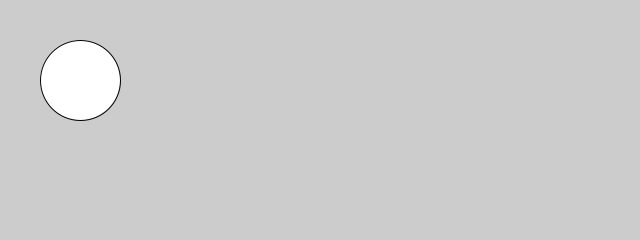
Frame 1 (no input)
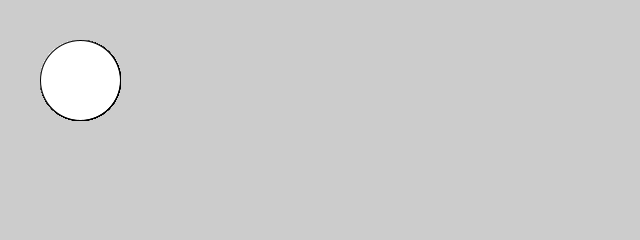
Frame 60 (the mouse pressed at the canvas centre just before this capture)
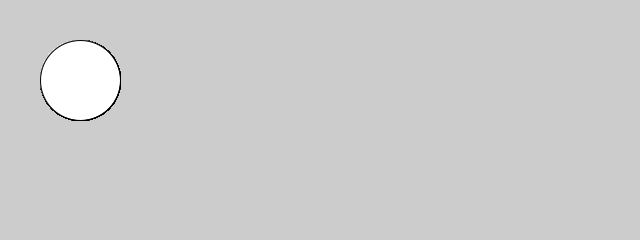
Frame 120 (the mouse held since frame 60 and released just before this capture)

The Processing sketch that drew these frames (run headless with seeded random() and noise(); from frame 60 on, the mouse is pressed at the canvas centre):

// Processing sketch: sketch_1
// ── sketch_1.pde
int x, y;

void setup() {
  size(640, 240); 
}
void draw(){
ellipse(80, 80, 80, 80);
}
